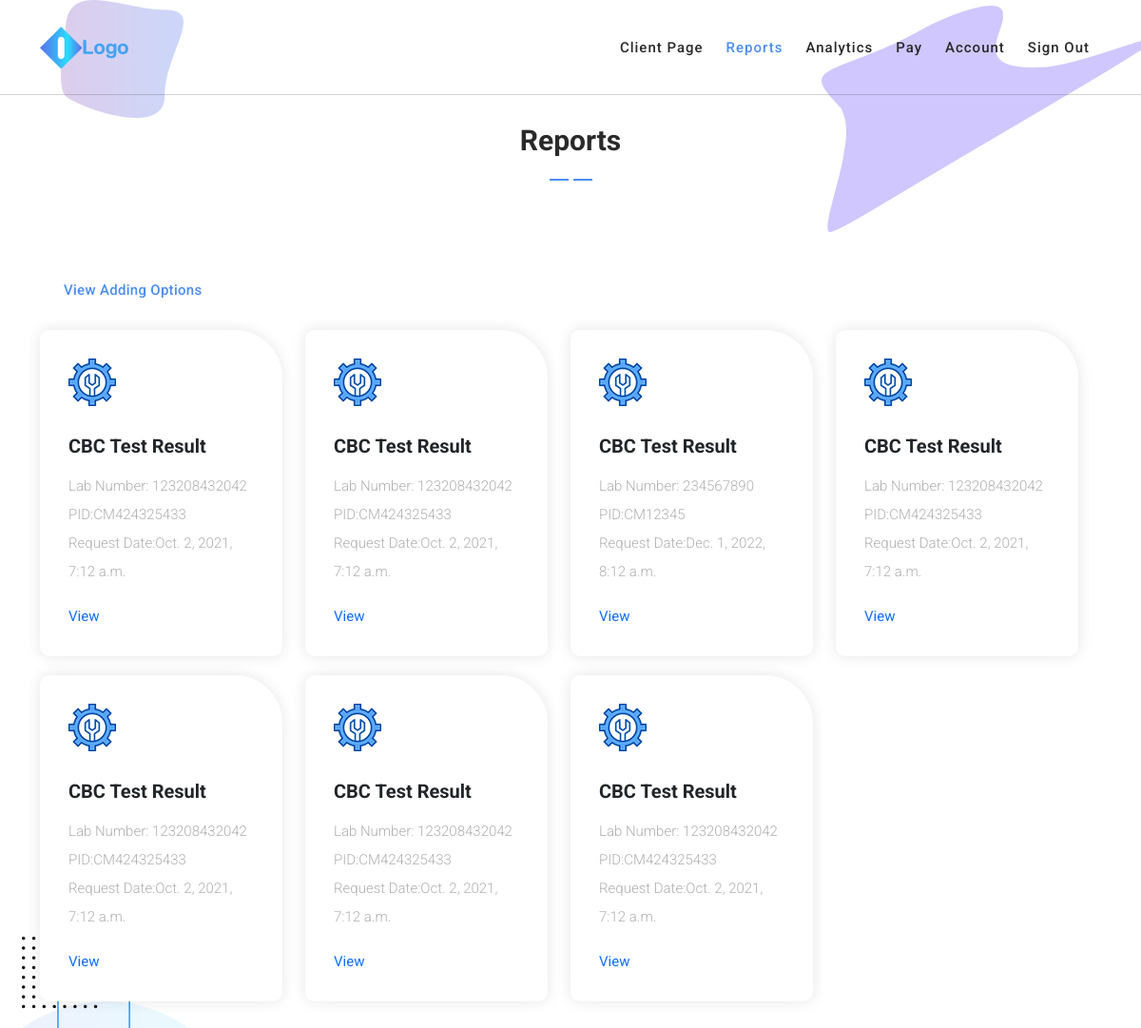
Page /reports/ (signed in) on the committed database.
### isabuhaywebapp/models.py (models this page shows, shortened)
class CBCTestResult(models.Model):
    user = models.ForeignKey(User, on_delete=models.CASCADE, blank=True, null=True)
    testImage = models.OneToOneField(CBCTestResultImage, on_delete=models.CASCADE, blank=True, null=True)
    testPDF = models.OneToOneField(CBCTestResultPDF, on_delete=models.CASCADE, blank=True, null=True)
    testDocx = models.OneToOneField(CBCTestResultDocx, on_delete=models.CASCADE, blank=True, null=True)
    source = models.CharField(max_length=50, blank=False, null=False)
    labNumber = models.CharField(max_length=50, blank=False, null=False)
    pid = models.CharField(max_length=50, blank=False, null=False)
    dateRequested = models.DateTimeField(blank=True, null=True)
    dateReceived = models.DateTimeField(blank=True, null=True)
    whiteBloodCells = models.FloatField(blank=False, null=False)
    redBloodCells = models.FloatField(blank=False, null=False)
    hemoglobin = models.FloatField(blank=False, null=False)
    hematocrit = models.FloatField(blank=False, null=False)
    meanCorpuscularVolume = models.FloatField(blank=False, null=False)
    meanCorpuscularHb = models.FloatField(blank=False, null=False)
    meanCorpuscularHbConc = models.FloatField(blank=False, null=False)
    rbcDistributionWidth = models.FloatField(blank=False, null=False)
    plateletCount = models.FloatField(blank=False, null=False)
    segmenters = models.FloatField(blank=False, null=False)
    lymphocytes = models.FloatField(blank=False, null=False)
    monocytes = models.FloatField(blank=False, null=False)
    eosinophils = models.FloatField(blank=False, null=False)
    basophils = models.FloatField(blank=False, null=False)
    bands = models.FloatField(blank=False, null=False)
    absoluteSeg = models.FloatField(blank=False, null=False)
    absoluteLymphocyteCount = models.FloatField(blank=False, null=False)
    absoluteMonocyteCount = models.FloatField(blank=False, null=False)
    absoluteEosinophilCount = models.FloatField(blank=False, null=False)
    absoluteBasophilCount = models.FloatField(blank=False, null=False)
    absoluteBandCount = models.FloatField(blank=False, null=False)

### isabuhaywebapp/views.py (the view)
# urls.py: path('reports/', DisplayAllCBCTestResult.as_view(), name='DisplayAllCBCTestResult'),
class DisplayAllCBCTestResult(LoginRequiredMixin, View):
    def get(self, request, *args, **kwargs):
        user = User.objects.get(id=request.user.id)
        object_list = user.cbctestresult_set.all()
        context = {'object_list': object_list}
        return render(request, 'displayAllCBCTestResult.html', context)

### templates/displayAllCBCTestResult.html (shortened to what this page needs)
{% load static %}
<!DOCTYPE html>
<html lang="en">
  <head>
    <link href="{% static 'vendor/bootstrap/css/bootstrap.min.css' %}" rel="stylesheet">
    <link rel="stylesheet" href="https://use.fontawesome.com/releases/v5.8.1/css/all.css' %}">
    <link rel="stylesheet" href="{% static 'assets/css/templatemo-chain-app-dev.css' %}">
    <link rel="stylesheet" href="{% static 'assets/css/animated.css' %}">
    <link rel="stylesheet" href="{% static 'assets/css/owl.css' %}">
  </head>
  <body>
    <header class="header-area header-sticky wow slideInDown" data-wow-duration="0.75s" data-wow-delay="0s">
      <div class="container">
        <div class="row">
          <div class="col-12">
            <nav class="main-nav">
               <a href="#" class="logo">
                <img src="{% static 'assets/images/logo.png' %}" alt="Chain App Dev" w>
              </a>
              <ul class="nav">
                <li class="scroll-to-section"><a href="{% url 'DisplayClientSide' %}">Client Page</a></li>
                <li class="scroll-to-section"><a href="#" class="active">Reports</a></li>
                <li class="scroll-to-section"><a href="{% url 'DisplayAnalytics' %}">Analytics</a></li>
                <li class="scroll-to-section"><a href="{% url 'DisplayAllPromoOptions' 'pay' %}">Pay</a></li>
                <li class="scroll-to-section"><a href="{% url 'DisplayAccountPage' %}">Account</a></li>
                <li class="scroll-to-section"><a href="{% url 'LogoutView' %}">Sign Out</a></li>
              </ul>
            </nav>
          </div>
        </div>
      </div>
    </header>
    <div id="All CBC" class="services section">
      <div class="container">
        <div class="row">
          <div class="col-lg-8 offset-lg-2">
            <div class="section-heading  wow fadeInDown" data-wow-duration="1s" data-wow-delay="0.5s">
              <h4>Reports</h4>
              <img src="{% static 'assets/images/heading-line-dec.png' %}" alt="">
             </div>
          </div>
        </div>
      </div>
      <div class="container">
        <div class="row">
          <div class="col-lg-12">
            <div class="white-button first-button scroll-to-section">
              <a href="{% url 'DisplayAddingOptions' %}">View Adding Options</a>
            </div>
        </div>
        <div class="row">
          {% for result in object_list %}
            <div class="col-lg-3" style="margin-top: 20px;"">
              <div class="service-item first-service">
                <div class="icon"></div>
                <h4>CBC Test Result</h4>
                <p>Lab Number: {{  result.labNumber }}<br>PID:{{ result.pid }}<br>Request Date:{{ result.dateRequested }}</p>
                <div class="text-button">
                  <a href="{% url 'DisplayCBCTestResult' result.pk %}">View </a>
                </div>
              </div>
            </div>
          {% endfor %}
        </div>
      </div>
    </div>
</body>
</html>

### rows in the picture
CBCTestResult: labNumber "123208432042", pid "CM424325433", dateRequested "Oct. 2, 2021, 7:12 a.m."
CBCTestResult: labNumber "123208432042", pid "CM424325433", dateRequested "Oct. 2, 2021, 7:12 a.m."
CBCTestResult: labNumber "234567890", pid "CM12345", dateRequested "Dec. 1, 2022, 8:12 a.m."
CBCTestResult: labNumber "123208432042", pid "CM424325433", dateRequested "Oct. 2, 2021, 7:12 a.m."
CBCTestResult: labNumber "123208432042", pid "CM424325433", dateRequested "Oct. 2, 2021, 7:12 a.m."
CBCTestResult: labNumber "123208432042", pid "CM424325433", dateRequested "Oct. 2, 2021, 7:12 a.m."
CBCTestResult: labNumber "123208432042", pid "CM424325433", dateRequested "Oct. 2, 2021, 7:12 a.m."
